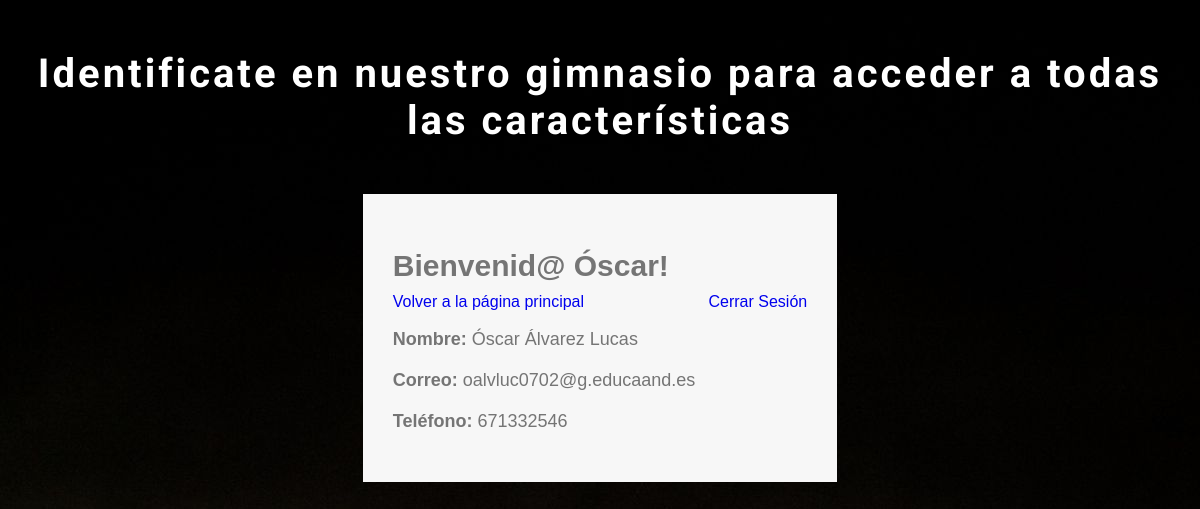
The page /olvidopass-master/index.php (signed in) on the database its author committed.
### tables this page shows
CREATE TABLE `users` (
  `id` int(11) NOT NULL,
  `first_name` varchar(100) NOT NULL,
  `last_name` varchar(100) NOT NULL,
  `email` varchar(100) NOT NULL,
  `password` varchar(255) NOT NULL,
  `phone` varchar(15) NOT NULL,
  `address` varchar(50) NOT NULL DEFAULT 'micasa',
  `forgot_pass_identity` varchar(32) NOT NULL,
  `created` datetime NOT NULL,
  `modified` datetime NOT NULL,
  `status` enum('1','0') NOT NULL DEFAULT '1',
  `role` enum('admin','usuario') NOT NULL
);

### olvidopass-master/user.php (called while the page is built, shortened)
<?php
class User{
    private $dbHost     = "localhost";
    private $dbUsername = "root";
    private $dbPassword = "";
    private $dbName     = "logtest";
    private $userTbl    = "users";
    public function __construct(){
        if(!isset($this->db)){
            $conn = new mysqli($this->dbHost, $this->dbUsername, $this->dbPassword, $this->dbName);
            if($conn->connect_error){
                die("Failed to connect with MySQL: " . $conn->connect_error);
            }else{
                $this->db = $conn;
            }
        }
    }
    public function getRows($conditions = array()){
        $sql = 'SELECT ';
        $sql .= array_key_exists("select",$conditions)?$conditions['select']:'*';
        $sql .= ' FROM '.$this->userTbl;
        if(array_key_exists("where",$conditions)){
            $sql .= ' WHERE ';
            $i = 0;
            foreach($conditions['where'] as $key => $value){
                $pre = ($i > 0)?' AND ':'';
                $sql .= $pre.$key." = '".$value."'";
                $i++;
            }
        }
        $result = $this->db->query($sql);
        if(array_key_exists("return_type",$conditions) && $conditions['return_type'] != 'all'){
            switch($conditions['return_type']){
                case 'single':
                    $data = $result->fetch_assoc();
                    break;
            }
        }else{
            if($result->num_rows > 0){
                while($row = $result->fetch_assoc()){
                    $data[] = $row;
                }
            }
        }
        return !empty($data)?$data:false;
    }
}

### olvidopass-master/index.php (the view, shortened to what this page needs)
<?php
$sessData = !empty($_SESSION['sessData'])?$_SESSION['sessData']:'';
?>
<!DOCTYPE html>
<html>
<head>
    <link rel="stylesheet" href="style.css" type="text/css" media="all" />
</head>
<body>
    <h1 style="color: white;">Identificate en nuestro gimnasio para acceder a todas las características</h1>
	<div class="container">
        <?php
			if(!empty($sessData['userLoggedIn']) && !empty($sessData['userID'])){
				include 'user.php';
				$user = new User();
				$conditions['where'] = array(
					'id' => $sessData['userID'],
				);
				$conditions['return_type'] = 'single';
				$userData = $user->getRows($conditions);
		?>
        <h2>Bienvenid@ <?php echo $userData['first_name']; ?>!</h2>
        <a href="userAccount.php?logoutSubmit=1" class="logout">Cerrar Sesión</a>
		<a href="../index2.php">Volver a la página principal</a>
		<div class="regisFrm">
			<p><b>Nombre: </b><?php echo $userData['first_name'].' '.$userData['last_name']; ?></p>
            <p><b>Correo: </b><?php echo $userData['email']; ?></p>
            <p><b>Teléfono: </b><?php echo $userData['phone']; ?></p>
		</div>
        <?php } ?>
	</div>
</body>
</html>

### olvidopass-master/style.css (style rules this page uses)
body { background-color: #FFFFFF; background-image: url("../images/pesa.jpg"); color: #757575; font-family: 'Roboto', sans-serif; text-align: center; }
body a { transition: 0.5s all; -webkit-transition: 0.5s all; -moz-transition: 0.5s all; -o-transition: 0.5s all; -ms-transition: 0.5s all; text-decoration: none; }
h1 { font-size: 40px; margin: 50px auto; letter-spacing: 3px; }
.container { width: 40%; margin: 0 auto; background-color: #f7f7f7; color: #757575; font-family: 'Raleway', sans-serif; text-align: left; padding: 30px; }
h2 { font-size: 30px; font-weight: 600; margin-bottom: 10px; }
.container p { font-size: 18px; font-weight: 500; margin-bottom: 20px; }
a.logout { float: right; }
@media screen and (max-width: 1920px) { h1 { margin: 75px auto; } }
@media screen and (max-width: 1920px) { .container { width: 25%; } }
@media screen and (max-width: 1680px) { .container { width: 30%; } }
@media screen and (max-width: 1600px) { h1 { margin: 50px auto; } }
@media screen and (max-width: 1367px) { .container { width: 35%; } }

### rows shown on the page
users: first_name "Óscar", last_name "Álvarez Lucas", email "oalvluc0702@g.educaand.es", phone "671332546"
